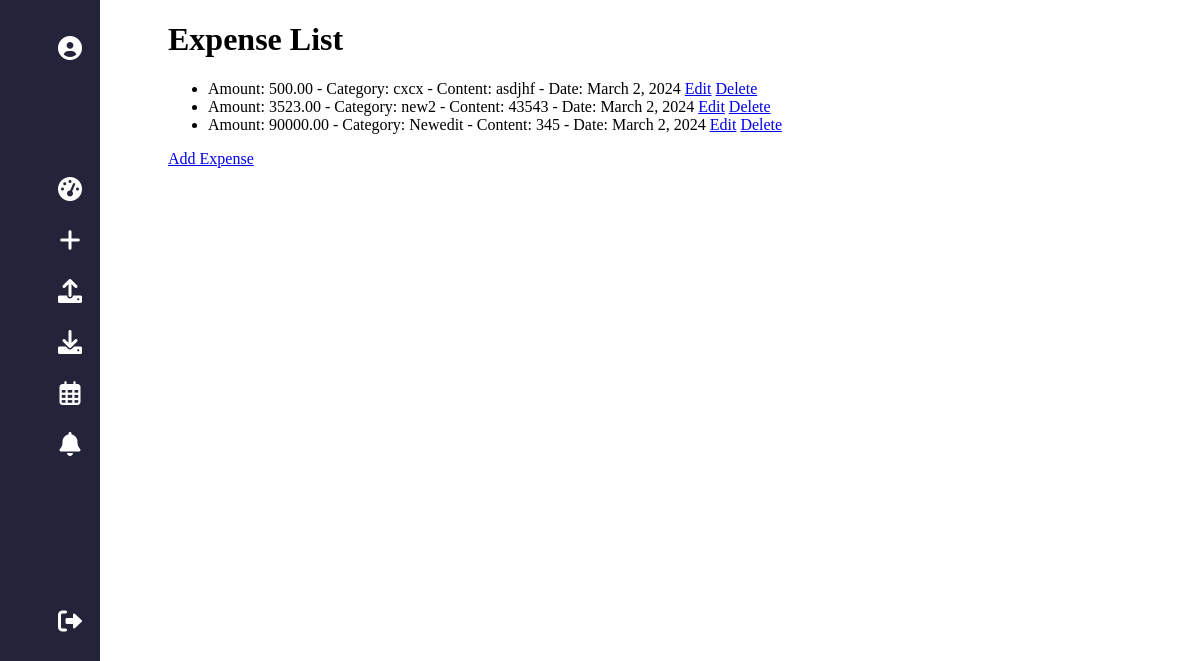
/expenses/ (signed in), run on an earlier commit of the app's database.
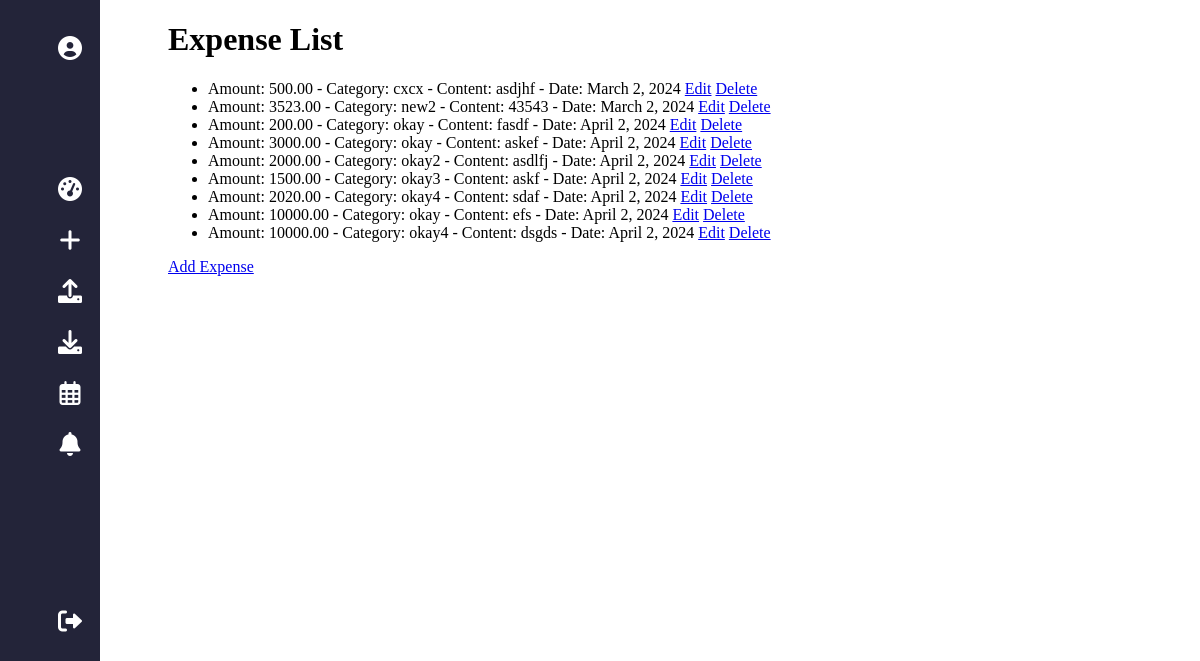
And on a later commit of the database.
### Finso_app/models.py (models this page shows, shortened)
class Expense(models.Model):
    user = models.ForeignKey(User, on_delete=models.CASCADE)
    amount = models.DecimalField(max_digits=10, decimal_places=2)
    category = models.ForeignKey('Category', on_delete=models.CASCADE)
    content = models.TextField()
    date = models.DateField(auto_now_add=True)

class Category(models.Model):
    user = models.ForeignKey(User, on_delete=models.CASCADE)
    name = models.CharField(max_length=255)
    budget_limit = models.DecimalField(max_digits=10, decimal_places=2, default=True, null=False )
    def __str__(self):
        return self.name

### Finso_app/views.py (the view)
# urls.py: path('expenses/', views.expense_list, name='expense_list'),
@login_required
def expense_list(request):
    expenses = Expense.objects.filter(user=request.user)
    return render(request, 'expense_list.html', {'expenses': expenses})

### Finso_app/templates/expense_list.html (shortened to what this page needs)
{% extends 'base.html' %}
{% block content %}
<div style="margin-left:10rem;">
    <h1>Expense List</h1>
    <ul>
        {% for expense in expenses %}
            <li>
                Amount: {{ expense.amount }} - Category: {{ expense.category }} - Content: {{ expense.content }} - Date: {{ expense.date }}
                <a href="{% url 'edit_expense' expense_id=expense.id %}">Edit</a>
                <a href="{% url 'delete_expense' expense_id=expense.id %}">Delete</a>
            </li>
        {% endfor %}
    </ul>
    <a href="{% url 'add_expense' %}">Add Expense</a>
    </div>
{% endblock %}

What changed in the data, as far as the page shows it:
removed Expense: amount "90000.00", category "Newedit", content "345", date "March 2, 2024"
added Expense: amount "200.00", category "okay", content "fasdf", date "April 2, 2024"
added Expense: amount "3000.00", category "okay", content "askef", date "April 2, 2024"
added Expense: amount "2000.00", category "okay2", content "asdlfj", date "April 2, 2024"
added Expense: amount "1500.00", category "okay3", content "askf", date "April 2, 2024"
added Expense: amount "2020.00", category "okay4", content "sdaf", date "April 2, 2024"
added Expense: amount "10000.00", category "okay", content "efs", date "April 2, 2024"
added Expense: amount "10000.00", category "okay4", content "dsgds", date "April 2, 2024"
